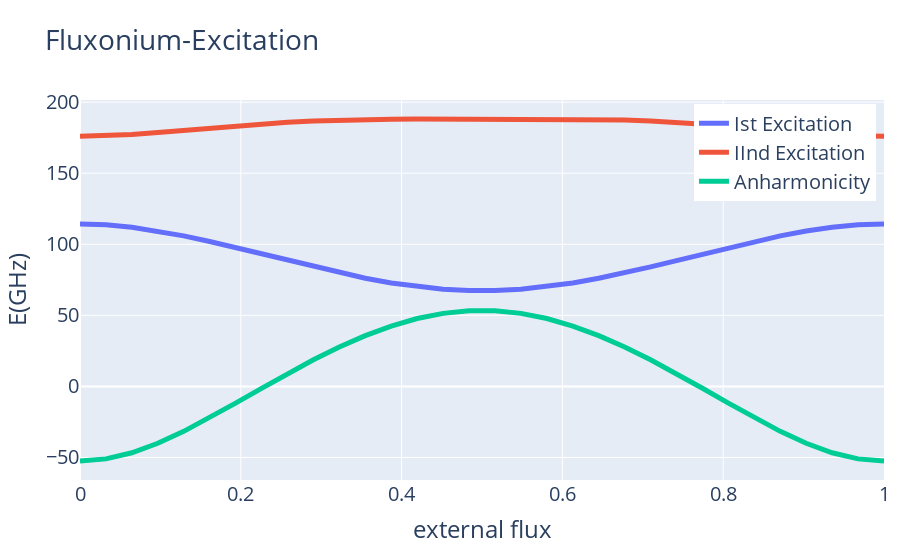

This figure's notebook cell:
### Code cell
plotCompare(flux_range,{'Ist Excitation':pre_Ex[0],'IInd Excitation':pre_Ex[1],'Anharmonicity':pre_Ex[1]-2*pre_Ex[0]},
            'Fluxonium-Excitation','external flux','E(GHz)',export='pdf')
